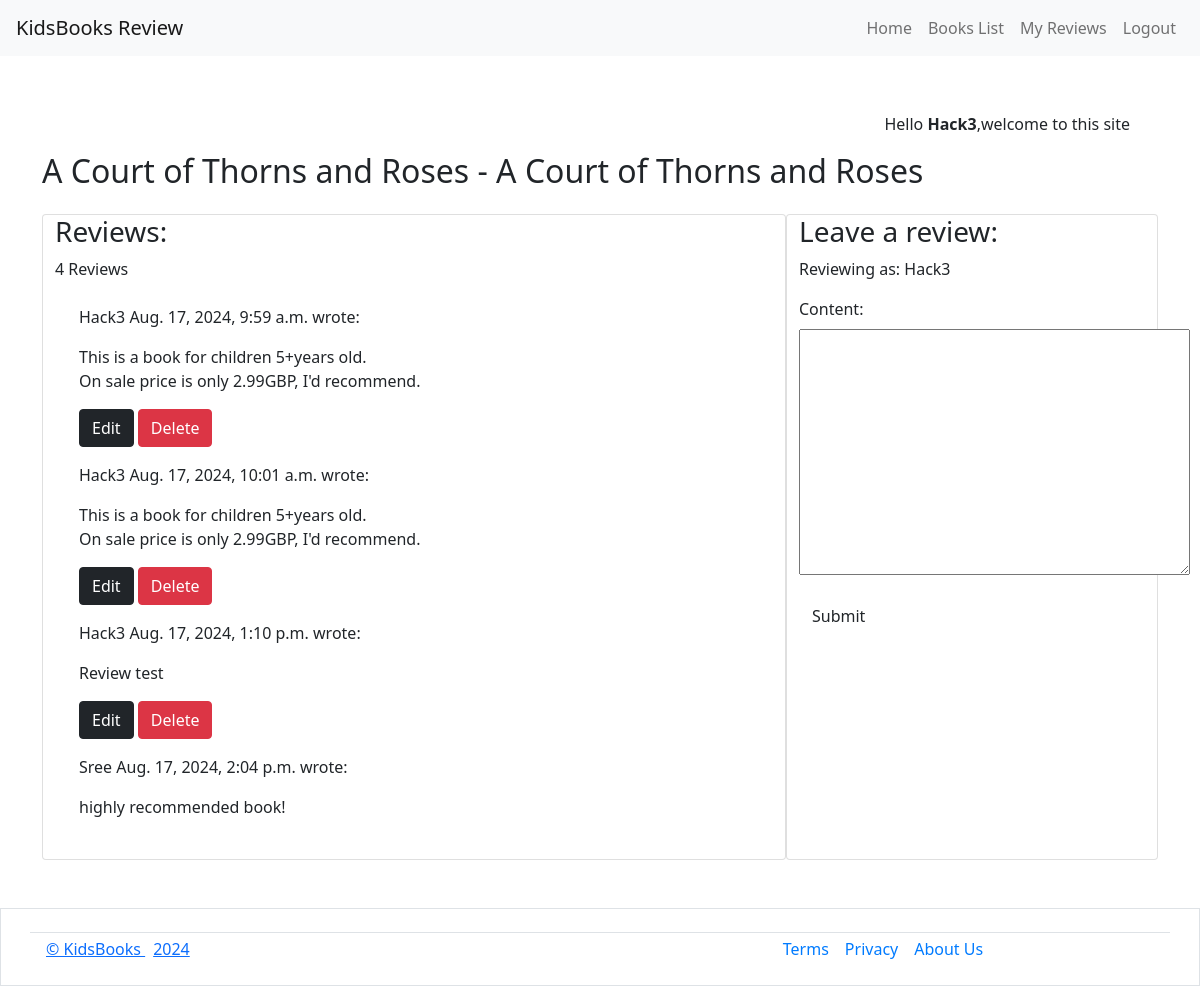
/view/1/ (signed in), run on an earlier commit of the app's database.
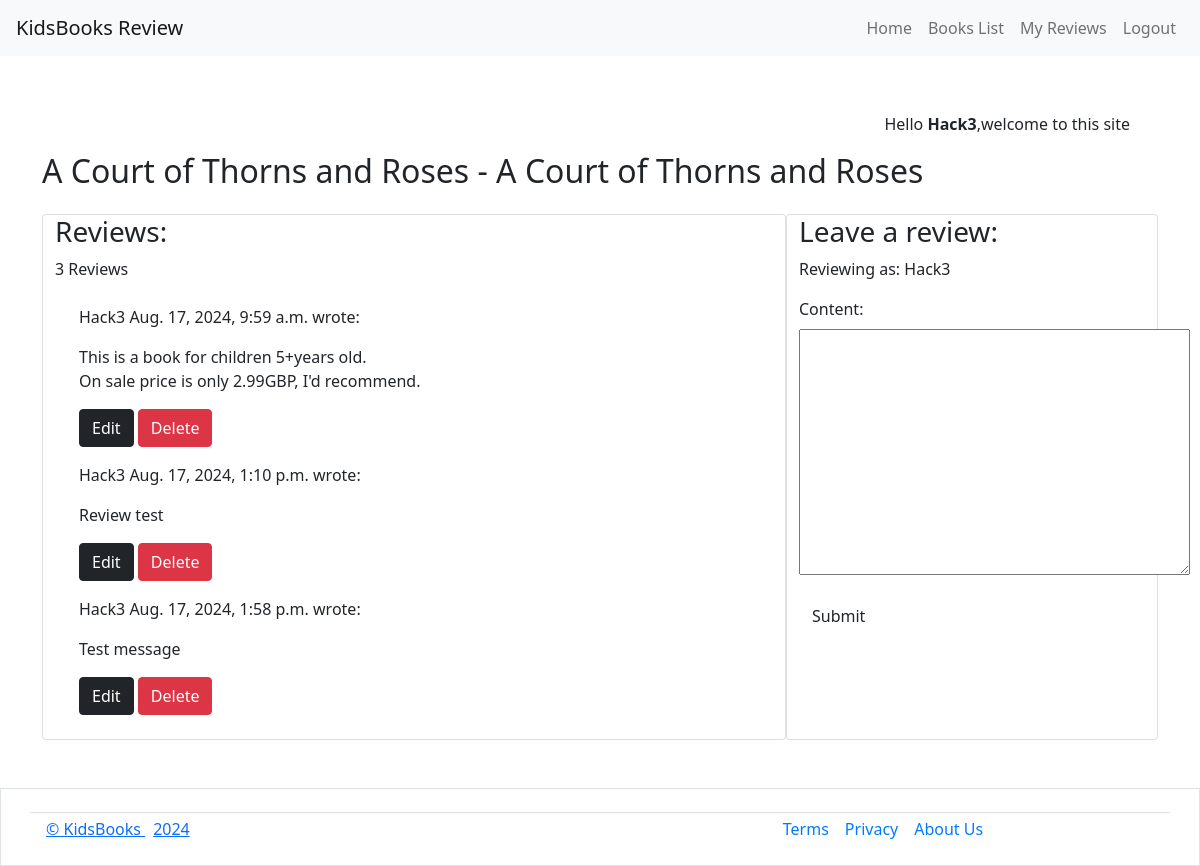
And on a later commit of the database.
### kidsbooks/models.py (models this page shows, shortened)
class Kidsbook(models.Model):
    user = models.ForeignKey(User, on_delete=models.SET_NULL, null=True,
                             related_name='user_books')
    title = models.CharField(max_length=200, null=False,
                             blank=False, unique=True)
    author = models.CharField(max_length=200, null=False, blank=False)
    price = models.IntegerField()
    ages = models.IntegerField()
    image = models.CharField(max_length=200, default='defaultimageurl')
    description = models.TextField()
    created_on = models.DateTimeField(auto_now_add=True)
    updated_on = models.DateTimeField(auto_now=True)
    class Meta:
        ordering = ['created_on']

class Review(models.Model):
    book = models.ForeignKey(Kidsbook, on_delete=models.CASCADE,
                             related_name="kidsbook_reviews")
    user = models.ForeignKey(User, on_delete=models.CASCADE,
                             related_name="kidsbook_reviewers")
    content = models.TextField()
    created_on = models.DateTimeField(auto_now_add=True)
    class Meta:
        ordering = ["created_on"]

### kidsbooks/views.py (the view, shortened to what this page needs)
# urls.py: path('view/<id>/', views.kidsbook_detail, name='kidsbook_detail'),
def kidsbook_detail(request, id):
    kidsbook = get_object_or_404(Kidsbook, id=id)
    reviews = kidsbook.kidsbook_reviews.all()
    average_rating = kidsbook.ratings.aggregate(Avg('rating'))['rating__avg']
    review_form = ReviewForm()
    context = {
        'kidsbook': kidsbook,
        'reviews': reviews,
        'review_form': review_form,
        'average_rating': average_rating
    }
    return render(request, 'kidsbooks/viewdetail.html', context)

### kidsbooks/forms.py
class ReviewForm(forms.ModelForm):
    class Meta:
        model = Review
        fields = ('content',)

### kidsbooks/templates/kidsbooks/viewdetail.html (shortened to what this page needs)
{% extends 'base.html' %}
{% load static %}
{% load book_extras %}
{% block content %}
<h2>{{ kidsbook.title }}</h2>
{% if user.is_authenticated %}
<div class="container">
    <div class="row">
        <div class="col-md-8 card mb-4 mt-3">
            <h3>Reviews:</h3>
             {{ reviews|length }} Reviews
            <div class="card-body">
            {% if user.is_authenticated %}
                {% for review in reviews %}
                <div class="p-2 reviews
                    <p class="font-weight-bold">
                        {{ review.user }} <span>{{ review.created_on }}</span> wrote:
                    <div id="review{{ review.id }}">
                        {{ review.content | linebreaks }}
                    </div>
                    {% if review.user == user %}
                    <a class="btn btn-dark" href="{% url 'edit_review' review.id %}">Edit</a>
                    <form action="{% url 'delete_review' review.id %}" method="POST" style="display:inline;">
                        <button type="submit" class="btn btn-danger">Delete</button>
                    </form>
                    {% endif %}
                </div>
                {% endfor %}
            </div>
        </div>
        <div class="col-md-4 card mb-4 mt-3">
            <h3>Leave a review:</h3>
            <p>Reviewing as: {{ user.username }}</p>
            <form id="reviewForm" method="post">
                {{ review_form.as_p }}
                <button id="submitButton" type="submit" class="btn btn-signup btn-m">Submit</button>
            </form>
        </div>
        {% endif %}
    </div>
</div>
{% endif %}
{% endblock %}

### templates/base.html (shortened to what this page needs)
{% load static %}
<!DOCTYPE html>
<html lang="en">
<head>
    <link href="https://stackpath.bootstrapcdn.com/bootstrap/4.5.2/css/bootstrap.min.css" rel="stylesheet">
    <link href="https://cdn.jsdelivr.net/npm/bootstrap@5.0.1/dist/css/bootstrap.min.css" rel="stylesheet"
>
    <link rel="stylesheet" href="/static/css/style.css">
</head>
<body>
    {% include 'includes/header.html' %}
    <main role="main" class="container mt-4">
        <div class="container flex-column pt-3">
            <section class="text-center">
                {% if user.is_authenticated %}
                <p class="text-end m-3">Hello <strong>{{user}}</strong>,welcome to this site</p>
                {% else %}
                <p class="text-end m-3">Hello guest, you are not logged in yet</p>
                {% endif %}
            </section>
        </div>
        {% block content %}{% endblock content %}
    </main>
    {% include 'includes/footer.html' %}
</body>
</html>

### templates/includes/header.html (shortened to what this page needs)
{% url 'account_logout' as logout_url %}
<nav class="navbar navbar-expand-lg navbar-light bg-light">
    <a class="navbar-brand" href="{% url 'home'%}">KidsBooks Review</a>
    <div class="collapse navbar-collapse" id="navbarNav">
        <ul class="navbar-nav ml-auto">
            <li class="nav-item">
                <a class="nav-link" href="{% url 'home'%}">Home</a>
            </li>
            <li class="nav-item">
                <a class="nav-link" href="{% url 'kidsbook_list_home'%}">Books List</a>
            </li>
            {% if user.is_authenticated %}
            <li class="nav-item">
                <a class="nav-link" href="#">My Reviews</a>
            </li>
            <li class="nav-item">
                <a class="nav-link {% if request.path == logout_url %}active{% endif %}" aria-current="page" href="{% url 'account_logout' %}">Logout</a>
            </li>
            {% endif %}
        </ul>
    </div>
</nav>

### templates/includes/footer.html (shortened to what this page needs)
<footer class="container-fluid border bg-white mt-4">
    <div class="container border-bottom" style="max-width: 1140px; height: 1.5rem;"></div>
    <div class="container pb-4 pt-3 pt-md-1" style="max-width: 1140px;">
        <div class="row g-0">
            <div class="d-flex align-items-center justify-content-center col-md order-0 order-md-1">
                <ul class="d-flex mb-sm-0">
                    <li class="ms-2"><a class="footer-link" href="#">Terms</a></li>
                    <li><a class="footer-link" href="#">Privacy</a></li>
                    <li><a class="footer-link" href="#">About Us</a></li>
                </ul>
            </div>
            <div class="col-sm d-flex justify-content-center justify-content-sm-end justify-content-md-start order-sm-1 order-md-0">
                <a class="d-flex align-items-center footer-logo-link me-2 me-md-0" href="#start">
                    <span>© KidsBooks  2024</span>
                </a>
            </div>
        </div>
    </div>
</footer>

### kidsbooks/static/css/style.css (style rules this page uses)
.nav-link { color: #000; }
.footer-link { color: #007bff; text-decoration: none; padding: 0.5rem; }
footer ul { list-style-type: none; padding: 0; margin: 0; }

What changed in the data, as far as the page shows it:
removed Review: user "Hack3", created_on "Aug. 17, 2024, 10:01 a.m.", content "This is a book for children 5+years old. On sale price is only 2.99GBP, I'd recommend.", shows "Edit"
removed Review: user "Sree", created_on "Aug. 17, 2024, 2:04 p.m.", content "highly recommended book!"
added Review: user "Hack3", created_on "Aug. 17, 2024, 1:58 p.m.", content "Test message", shows "Edit"
Also different on the page:
{{ reviews|length }}: "4" → "3"
